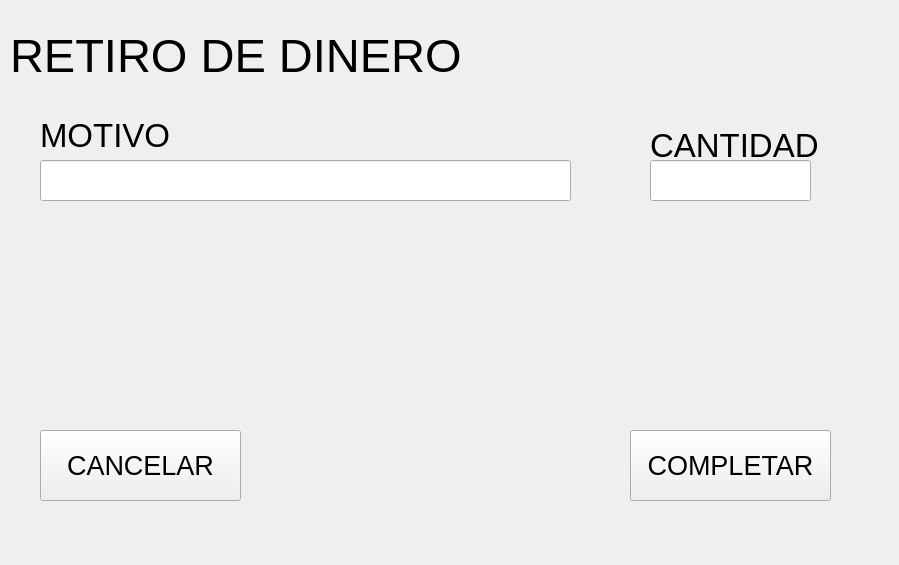
<?xml version="1.0" encoding="UTF-8"?>
<ui version="4.0">
 <class>Form</class>
 <widget class="QWidget" name="Form">
  <property name="geometry">
   <rect>
    <x>0</x>
    <y>0</y>
    <width>899</width>
    <height>565</height>
   </rect>
  </property>
  <property name="windowTitle">
   <string>Form</string>
  </property>
  <widget class="QLabel" name="label">
   <property name="geometry">
    <rect>
     <x>10</x>
     <y>20</y>
     <width>461</width>
     <height>71</height>
    </rect>
   </property>
   <property name="font">
    <font>
     <pointsize>35</pointsize>
    </font>
   </property>
   <property name="text">
    <string>RETIRO DE DINERO</string>
   </property>
  </widget>
  <widget class="QLineEdit" name="lineEdit">
   <property name="geometry">
    <rect>
     <x>40</x>
     <y>160</y>
     <width>531</width>
     <height>41</height>
    </rect>
   </property>
   <property name="font">
    <font>
     <pointsize>12</pointsize>
    </font>
   </property>
  </widget>
  <widget class="QLineEdit" name="lineEdit_2">
   <property name="geometry">
    <rect>
     <x>650</x>
     <y>160</y>
     <width>161</width>
     <height>41</height>
    </rect>
   </property>
   <property name="font">
    <font>
     <pointsize>12</pointsize>
    </font>
   </property>
  </widget>
  <widget class="QPushButton" name="pushButton">
   <property name="geometry">
    <rect>
     <x>630</x>
     <y>430</y>
     <width>201</width>
     <height>71</height>
    </rect>
   </property>
   <property name="font">
    <font>
     <pointsize>20</pointsize>
    </font>
   </property>
   <property name="text">
    <string>COMPLETAR</string>
   </property>
  </widget>
  <widget class="QPushButton" name="pushButton_2">
   <property name="geometry">
    <rect>
     <x>40</x>
     <y>430</y>
     <width>201</width>
     <height>71</height>
    </rect>
   </property>
   <property name="font">
    <font>
     <pointsize>20</pointsize>
    </font>
   </property>
   <property name="text">
    <string>CANCELAR</string>
   </property>
  </widget>
  <widget class="QLabel" name="label_2">
   <property name="geometry">
    <rect>
     <x>40</x>
     <y>120</y>
     <width>141</width>
     <height>31</height>
    </rect>
   </property>
   <property name="font">
    <font>
     <pointsize>25</pointsize>
    </font>
   </property>
   <property name="text">
    <string>MOTIVO</string>
   </property>
  </widget>
  <widget class="QLabel" name="label_3">
   <property name="geometry">
    <rect>
     <x>650</x>
     <y>130</y>
     <width>171</width>
     <height>31</height>
    </rect>
   </property>
   <property name="font">
    <font>
     <pointsize>25</pointsize>
    </font>
   </property>
   <property name="text">
    <string>CANTIDAD</string>
   </property>
  </widget>
 </widget>
 <resources/>
 <connections/>
</ui>
